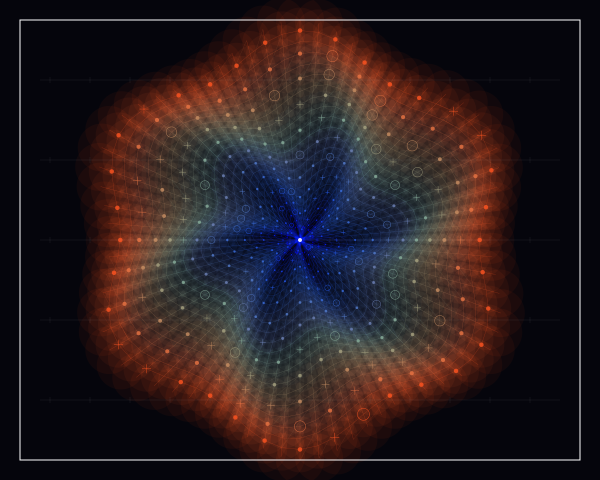

Source code (Python):
import cairo
import math
import random

# Setup
width, height = 600, 480
surface = cairo.ImageSurface(cairo.FORMAT_ARGB32, width, height)
ctx = cairo.Context(surface)

# Background: Deep void for contrast
ctx.set_source_rgb(0.02, 0.02, 0.05)
ctx.paint()

def get_spectral_color(t, alpha=1.0):
    """Returns a thermal-map inspired color based on a 0.0-1.0 input."""
    # Transitions: Deep Purple -> Cyan -> Green -> Yellow -> Red
    r = math.pow(t, 1.5) * 1.2
    g = 0.5 * math.sin(t * math.pi) + (0.2 if t > 0.5 else 0.0)
    b = math.cos(t * math.pi * 0.5)
    return (min(r, 1.0), min(g, 1.0), min(b, 1.0), alpha)

def draw_symbol(ctx, x, y, size, type_roll, color):
    ctx.set_source_rgba(*color)
    ctx.set_line_width(0.5)
    if type_roll < 0.7:  # Staccato Dot
        ctx.arc(x, y, size * 0.15, 0, 2 * math.pi)
        ctx.fill()
    elif type_roll < 0.9:  # Precision Cross
        ext = size * 0.3
        ctx.move_to(x - ext, y)
        ctx.line_to(x + ext, y)
        ctx.move_to(x, y - ext)
        ctx.line_to(x, y + ext)
        ctx.stroke()
    else:  # Open Circle
        ctx.arc(x, y, size * 0.4, 0, 2 * math.pi)
        ctx.stroke()

# Parameters
cx, cy = width / 2, height / 2
rings = 24
sectors = 72
max_radius = min(width, height) * 0.45

# Create a distorted polar grid
points = []
for r_idx in range(rings):
    ring_points = []
    # Progressive scaling of radius (logarithmic expansion)
    norm_r = r_idx / rings
    base_radius = math.pow(norm_r, 1.2) * max_radius
    
    for s_idx in range(sectors):
        # Angular distortion: push points based on a harmonic function
        angle = (s_idx / sectors) * 2 * math.pi
        distortion = 15 * math.sin(angle * 6 + norm_r * 5)
        
        curr_r = base_radius + distortion
        x = cx + curr_r * math.cos(angle)
        y = cy + curr_r * math.sin(angle)
        ring_points.append((x, y, norm_r, angle))
    points.append(ring_points)

# 1. Atmospheric Blur Layer (Thermal Underglow)
ctx.set_operator(cairo.OPERATOR_ADD)
for r_idx in range(1, rings):
    for s_idx in range(sectors):
        x, y, norm_r, angle = points[r_idx][s_idx]
        color = get_spectral_color(norm_r, 0.05)
        ctx.set_source_rgba(*color)
        ctx.arc(x, y, norm_r * 25, 0, 2 * math.pi)
        ctx.fill()
ctx.set_operator(cairo.OPERATOR_OVER)

# 2. Filigree Networking (Radial point-to-point)
ctx.set_line_width(0.3)
for r_idx in range(rings - 1):
    for s_idx in range(sectors):
        p1 = points[r_idx][s_idx]
        p2 = points[r_idx + 1][s_idx] # Radial connection
        p3 = points[r_idx][(s_idx + 1) % sectors] # Circumferential connection
        
        color = get_spectral_color(p1[2], 0.4)
        ctx.set_source_rgba(*color)
        
        # Draw mesh
        ctx.move_to(p1[0], p1[1])
        ctx.line_to(p2[0], p2[1])
        ctx.move_to(p1[0], p1[1])
        ctx.line_to(p3[0], p3[1])
        ctx.stroke()
        
        # Create "Long Vectors" - networking across gaps
        if (r_idx + s_idx) % 17 == 0:
            p_far = points[min(r_idx + 4, rings-1)][(s_idx + 3) % sectors]
            ctx.set_source_rgba(*get_spectral_color(p1[2], 0.2))
            ctx.move_to(p1[0], p1[1])
            ctx.line_to(p_far[0], p_far[1])
            ctx.stroke()

# 3. Micro-level Symbol Grid
random.seed(42) # Deterministic randomness for structure
for r_idx in range(0, rings, 2):
    for s_idx in range(0, sectors, 2):
        x, y, norm_r, _ = points[r_idx][s_idx]
        
        # Scale symbols by their distance from center
        symbol_size = 4 + (norm_r * 12)
        type_roll = random.random()
        
        # Highlight color for the symbols
        symbol_color = get_spectral_color(norm_r, 0.8)
        draw_symbol(ctx, x, y, symbol_size, type_roll, symbol_color)

# 4. Global Swiss Accents (Horizontal and Vertical "Scanners")
ctx.set_line_width(0.5)
for i in range(5):
    y_pos = (height / 6) * (i + 1)
    ctx.set_source_rgba(1, 1, 1, 0.1)
    ctx.move_to(40, y_pos)
    ctx.line_to(width - 40, y_pos)
    ctx.stroke()
    
    # Small tick marks on the axis
    for x_tick in range(50, width-40, 40):
        ctx.move_to(x_tick, y_pos - 3)
        ctx.line_to(x_tick, y_pos + 3)
        ctx.stroke()

# Final Polish: Center Core
ctx.set_source_rgba(1, 1, 1, 0.9)
ctx.arc(cx, cy, 2, 0, 2 * math.pi)
ctx.fill()

# Border frame for Swiss aesthetic
ctx.set_source_rgb(1, 1, 1)
ctx.set_line_width(1)
ctx.rectangle(20, 20, width - 40, height - 40)
ctx.stroke()
